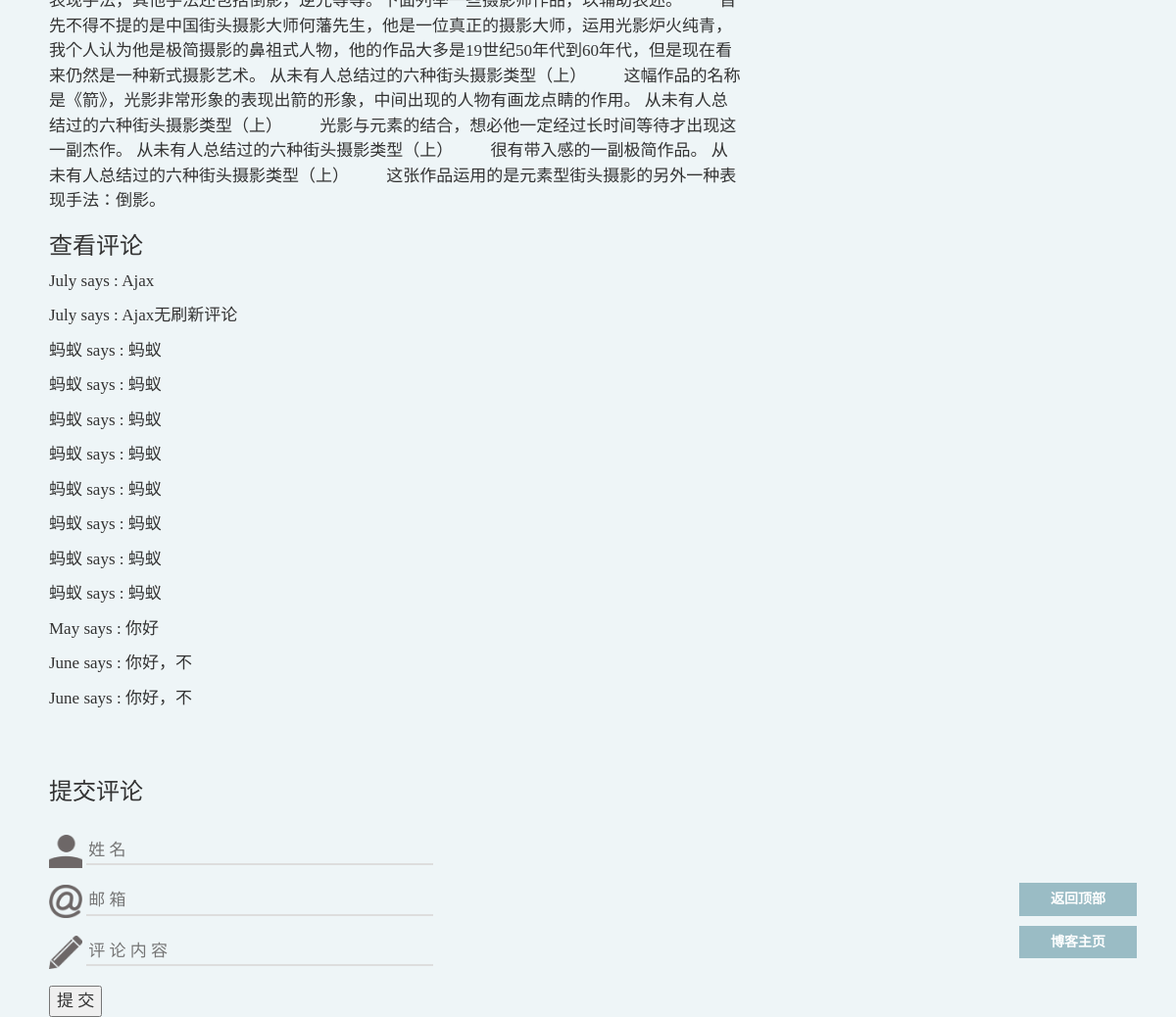
The page /blog/9/ (lower part) on the database as committed earlier.
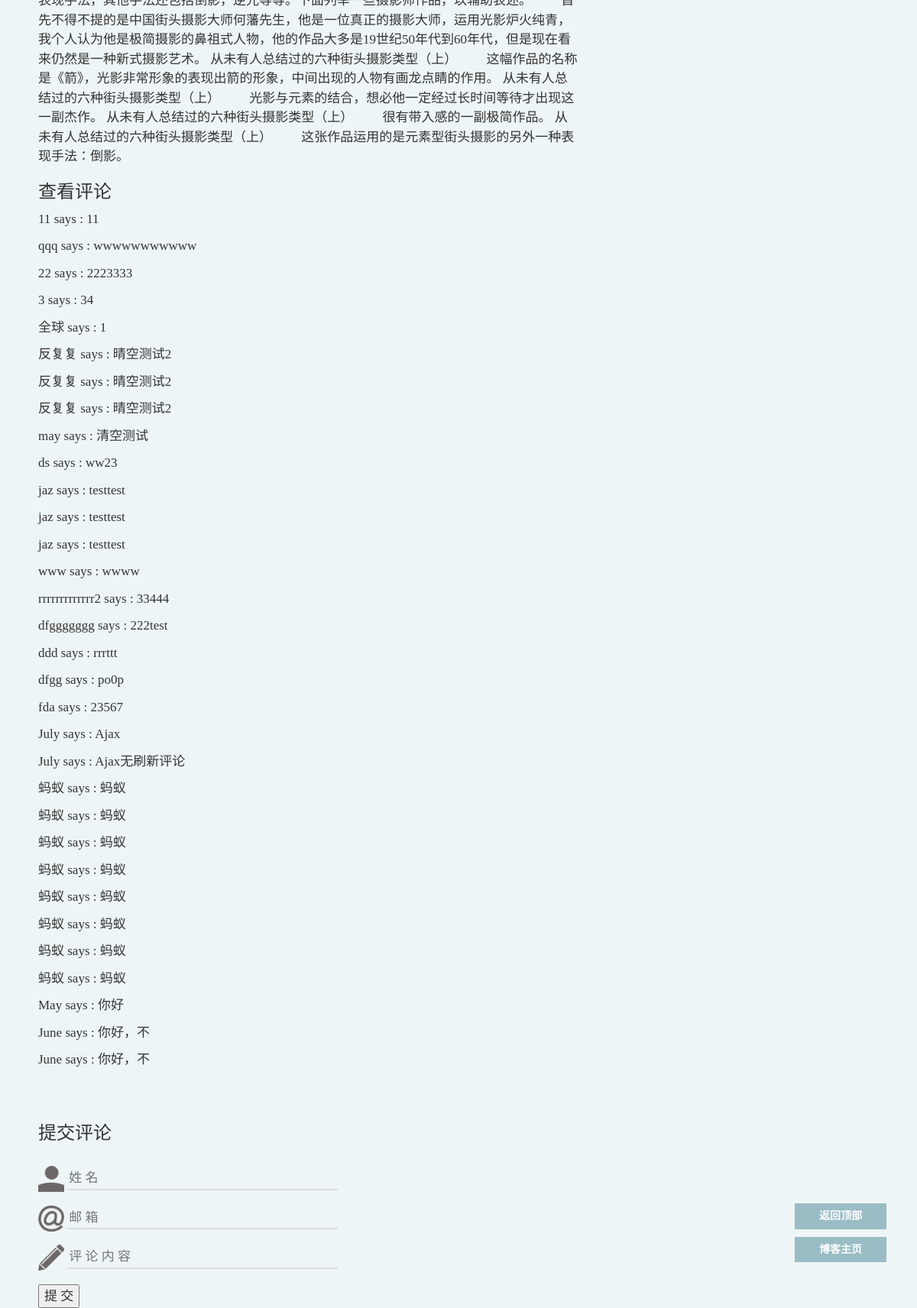
The same page on the database as committed later.
### blog/models.py (models this page shows)
class Comment(models.Model):
    blog = models.ForeignKey(Blog, verbose_name='博客')
    name = models.CharField('称呼', max_length=16)
    email = models.EmailField('邮箱')
    content = models.CharField('内容', max_length=140)
    created = models.DateTimeField('发布时间', auto_now_add=True)

### blog/views.py (the view)
# urls.py: url(r'^(?P<blog_id>\d+)/$', views.get_detail, name='blog_get_detail'),
@ensure_csrf_cookie
def get_detail(request, blog_id):
    try:
        blog = Blog.objects.get(id=blog_id)
    except Blog.DoesNotExist:
        raise Http404
    if request.method == 'GET':
            form = CommentForm()
    else:
            form = CommentForm(request.POST)
    if form.is_valid():
             cleaned_data = form.cleaned_data
             cleaned_data['blog'] = blog
             Comment.objects.create(**cleaned_data)
    ctx ={
            'blog': blog,
            'categories':Category.objects.all(),
            'comments': blog.comment_set.all().order_by('-created'),
            'form': form,
            }
    return render(request, 'blog-detail.html', ctx)

### blog/forms.py
class CommentForm(forms.Form):
    name = forms.CharField(label='称呼', max_length=16, error_messages={
        'required': '请填写您的称呼',
        'max_length': '称呼太长'
    })
    email = forms.EmailField(label='邮箱', error_messages={
        'required': '请填写您的邮箱',
        'invalid': '邮箱格式不正确'
    })
    content = forms.CharField(label='评论内容', error_messages={
        'required': '请填写您的评论内容',
        'max_length': '评论内容太长'
    })

### blog/models.py (called while the page is built)
        def __str__(self):
                return self.name

### blog/templates/blog-detail.html (shortened to what this page needs)
<!DOCTYPE html>
<html lang="en">
<head>
        {% load staticfiles %}
        <link rel="stylesheet" type="text/css" href="{% static 'blog/css/blog_detail.css' %}" />
        <link href="{% static 'blog/bootstrap/css/bootstrap.min.css' %}" rel="stylesheet">
</head>
<body>
        <div class="content">
                <div class="left_panel float_lt">
                        <div class="blog_content">
                        </div>
                        <div class="comments"">
                                <div class="comment_header"><h3>查看评论</h3></div>
                                {% for comment in comments %}
                                <p class="comment_item" ">{{comment.name}} says : {{comment.content}}</p>
                                {% endfor %}
                        </div>
                        <div class="comment_submit">
                                <h3 class="comment_post_header">提交评论</h3>
                                        <div class="comment_item">
                                                <img src="{%static 'blog/img/person.png'%}" alt="姓名" class="person" >
                                                <input  id="name" type="text" name="name" placeholder="姓 名">
                                        </div>
                                        <div class="comment_item">
                                                <img src="{%static 'blog/img/at.png'%}" alt="邮箱" class="email" >
                                                <input id="email" type="text" name="email" placeholder="邮 箱">
                                        </div>
                                        <div class="comment_item">
                                                <img src="{%static 'blog/img/pencil.png'%}" alt="评论内容" class="comment_txt" >
                                                <input id="content" type="text" name="content" placeholder="评 论 内 容">
                                        </div>
                                        <input type="submit" id="submit_btn" value="提 交">
                        </div>
                </div>
         </div>
        <div class="back_to_top">
            <a href="#top" target="_self">返回顶部</a>
            <a href="{% url 'blog_get_blogs' %}" target="_self">博客主页</a>
        </div>
</body>
</html>

### blog/static/blog/css/blog_detail.css (style rules this page uses)
body { font-family: 'Microsoft Yahei' !important; background-color:#EEF5F7 !important; line-height:1.5em!important; font-size:17px!important; }
a { color: #005059; }
.content { margin-right:50px ; margin-left:30px; }
.left_panel { width:65%; min-width: 320px; padding-left: 20px; }
.float_lt { float:left; }
.content { padding-top: 30px; }
.comment_submit { padding-top:40px; }
.comment_post_header { padding-bottom:20px; }
.comment_item input { border-style:none; border-bottom-style:solid; border-bottom-color:#dddddd; background-color:#EEF5F7 !important; margin-bottom:20px; width:50%; }
.comment_submit img { width:2em; }
.back_to_top { position:fixed; right:40px; bottom:50px; z-index:100; display:block; }
.back_to_top a { display:block; font-weight:bold; font-size:14px; color:#FFFFFF; background-color:#9ABCC5; width:120px; text-align:center; padding:4px; text-decoration:none; margin-bottom:10px; }

Rows that differ between the two databases and show on the page:
added Comment: name "11", content "11"
added Comment: name "qqq", content "wwwwwwwwwww"
added Comment: name "22", content "2223333"
added Comment: name "3", content "34"
added Comment: name "全球", content "1"
added Comment: name "反复复", content "晴空测试2"
added Comment: name "反复复", content "晴空测试2"
added Comment: name "反复复", content "晴空测试2"
added Comment: name "may", content "清空测试"
added Comment: name "ds", content "ww23"
added Comment: name "jaz", content "testtest"
added Comment: name "jaz", content "testtest"
added Comment: name "jaz", content "testtest"
added Comment: name "www", content "wwww"
added Comment: name "rrrrrrrrrrrrr2", content "33444"
added Comment: name "dfggggggg", content "222test"
added Comment: name "ddd", content "rrrttt"
added Comment: name "dfgg", content "po0p"
added Comment: name "fda", content "23567"
